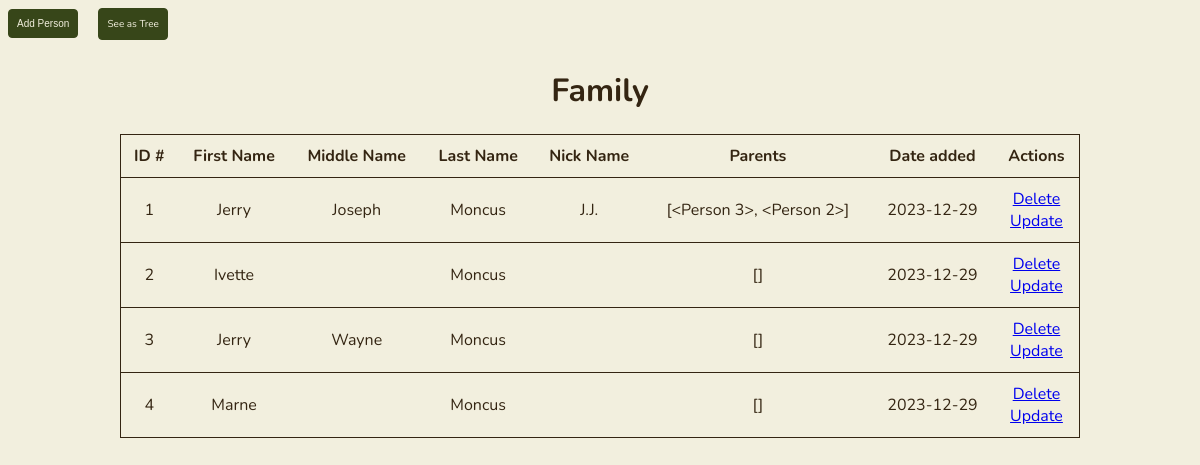
/table, run on an earlier commit of the app's database.
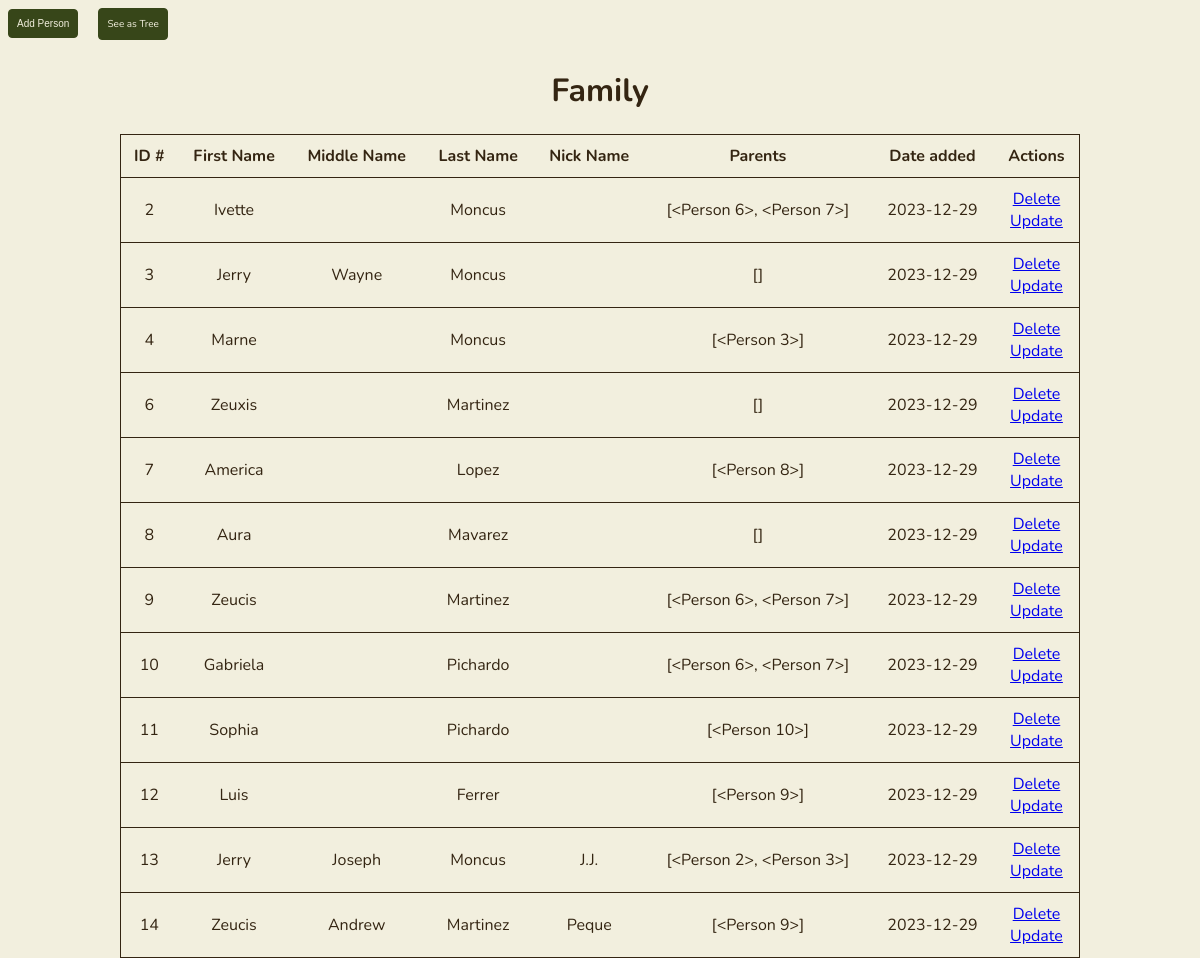
And on a later commit of the database.
### app.py (models this page shows)
class Person(db.Model):
    id = db.Column(db.Integer, primary_key=True)
    first_name = db.Column(db.String(200), nullable=False)
    last_name = db.Column(db.String(200), nullable=False)
    middle_name = db.Column(db.String(200), nullable=False, default='')
    nick_name = db.Column(db.String(200), nullable=False, default='')
    date_created = db.Column(db.DateTime, default=datetime.utcnow)
    parents = db.relationship('Person',
                              secondary = person_parent_association,
                              primaryjoin = id == person_parent_association.c.person_id,
                              secondaryjoin = id == person_parent_association.c.parent_id,
                              backref = db.backref('children', lazy='select'))
    siblings = db.relationship('Person',
                              secondary = sibling_association,
                              primaryjoin = id == sibling_association.c.left_id,
                              secondaryjoin = id == sibling_association.c.right_id,
                              back_populates = 'siblings',
                              lazy='select')
    def __repr__(self):
        return '<Person %r>' % self.id

### app.py (the view)
@app.route('/table', methods=['POST', 'GET'])
def table():
    if request.method == 'POST':
        first_name = request.form['first_name']
        last_name = request.form['last_name']
        middle_name = request.form['middle_name']
        nick_name = request.form['nick_name']
        new_person = Person(first_name = first_name,
                            last_name = last_name,
                            middle_name = middle_name,
                            nick_name = nick_name)
        try:
            db.session.add(new_person)
            db.session.commit()
            return redirect('/')
        except:
            return 'There was an issue adding your person'
    else:
        people = Person.query.order_by(Person.date_created).all()
        return render_template('table.html', people=people)

### templates/table.html (shortened to what this page needs)
{% extends 'base.html' %}
{% block body %}
<div class='content' id="main-content">
    <button class="btn" id='addPersonBtn'>Add Person</button>
    <a class="btn" id='to_tree' href="/">See as Tree</a>
    <h1 style="text-align: center">Family</h1>
    {% if people|length < 1 %}
        <h4 style="text-align: center">There are no people. Create one below!</h4>
    {% else %}
        <table class="bordered" id="people-table">
            <tr>
                <th>ID #</th>
                <th>First Name</th>
                <th>Middle Name</th>
                <th>Last Name</th>
                <th>Nick Name</th>
                <th>Parents</th>
                <th>Date added</th>
                <th>Actions</th>
            </tr>
            {% for person in people %}
                <tr>
                    <td>{{ person.id }}</td>
                    <td>{{ person.first_name }}</td>
                    <td>{{ person.middle_name }}</td>
                    <td>{{ person.last_name }}</td>
                    <td>{{ person.nick_name }}</td>
                    <td>{{ person.parents }}</td>
                    <td>{{ person.date_created.date() }}</td>
                    <td>
                        <a href="/delete/{{person.id}}">Delete</a>
                        <br>
                        <a href="/update_table/{{person.id}}">Update</a>
                    </td>
                </tr>
            {% endfor %}
        </table>
    {% endif %}
</div>
{% endblock %}

What changed in the data, as far as the page shows it:
removed Person: id "1", first_name "Jerry", middle_name "Joseph", last_name "Moncus", nick_name "J.J.", parents "[<Person 3>, <Person 2>]", date_created "2023-12-29"
changed Person "Ivette": parents "[]" → "[<Person 6>, <Person 7>]"
changed Person "Marne": parents "[]" → "[<Person 3>]"
added Person: id "6", first_name "Zeuxis", last_name "Martinez", parents "[]", date_created "2023-12-29"
added Person: id "7", first_name "America", last_name "Lopez", parents "[<Person 8>]", date_created "2023-12-29"
added Person: id "8", first_name "Aura", last_name "Mavarez", parents "[]", date_created "2023-12-29"
added Person: id "9", first_name "Zeucis", last_name "Martinez", parents "[<Person 6>, <Person 7>]", date_created "2023-12-29"
added Person: id "10", first_name "Gabriela", last_name "Pichardo", parents "[<Person 6>, <Person 7>]", date_created "2023-12-29"
added Person: id "11", first_name "Sophia", last_name "Pichardo", parents "[<Person 10>]", date_created "2023-12-29"
added Person: id "12", first_name "Luis", last_name "Ferrer", parents "[<Person 9>]", date_created "2023-12-29"
added Person: id "13", first_name "Jerry", middle_name "Joseph", last_name "Moncus", nick_name "J.J.", parents "[<Person 2>, <Person 3>]", date_created "2023-12-29"
added Person: id "14", first_name "Zeucis", middle_name "Andrew", last_name "Martinez", nick_name "Peque", parents "[<Person 9>]", date_created "2023-12-29"
